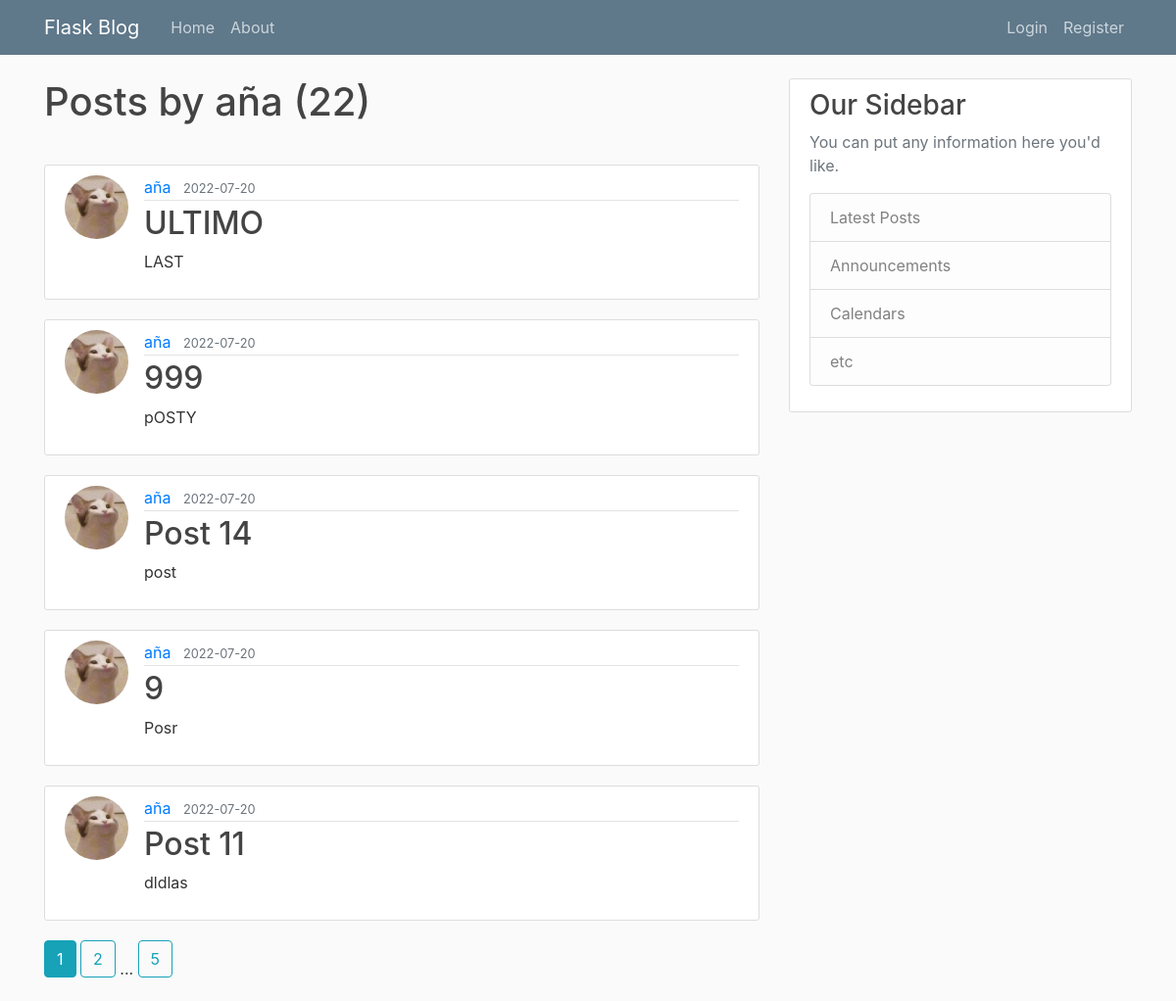
Page /user/aña on the committed database.
### flaskBlog/models.py (models this page shows, shortened)
class User(db.Model , UserMixin):
    id = db.Column(db.Integer, primary_key=True)
    username = db.Column(db.String(20), unique=True, nullable=False)
    email = db.Column(db.String(120), unique=True, nullable=False)
    image_file = db.Column(db.String(20), nullable=False, default='default.jpg')
    password = db.Column(db.String(60), nullable=False)
    posts = db.relationship('Post', backref='author', lazy=True)

class Post(db.Model):
    id = db.Column(db.Integer, primary_key=True)
    title = db.Column(db.String(100), nullable=False)
    date_posted = db.Column(db.DateTime, nullable=False, default=datetime.utcnow)
    content = db.Column(db.Text, nullable=False)
    user_id = db.Column(db.Integer, db.ForeignKey('user.id'), nullable=False)

### flaskBlog/users/routes.py (the view)
@users.route("/user/<string:username>")
def user_posts(username):
	page  =request.args.get('page', 1, type = int)
	user = User.query.filter_by(username= username).first_or_404()
	posts = Post.query.filter_by(author=user).order_by(Post.date_posted.desc()).paginate(page= page , per_page= 5)
	return render_template("user_posts.html",posts=posts , user= user)

### flaskBlog/Templates/user_posts.html
{% extends "layout.html" %}
{% block content %}
	<h1 class="mb-3">Posts by {{user.username}} ({{posts.total}})</h1>
	<br>
	{% for post in posts.items %}
        <article class="media content-section">
          <img class="rounded-circle article-img" src="{{ url_for( 'static' , filename='profile_pics/' + post.author.image_file)}}">
          <div class="media-body">
            <div class="article-metadata">
              <a class="mr-2" href="{{url_for('users.user_posts', username= post.author.username)}}">{{ post.author.username }}</a>
              <small class="text-muted">{{ post.date_posted.strftime('%Y-%m-%d') }}</small>
            </div>
            <h2><a class="article-title" href="{{url_for('posts.post', post_id= post.id)}}">{{ post.title }}</a></h2>
            <p class="article-content">{{ post.content }}</p>
          </div>
        </article>
	{% endfor %}
  {% for page_num in posts.iter_pages(left_edge=1 , right_edge =1, left_current=1 , right_current=2 )%}
    {% if page_num %}
      {% if posts.page == page_num %}
        <a class = "btn btn-info mb-4"href="{{url_for('users.user_posts',username = user.username, page=page_num)}}">{{page_num}}</a>
      {% else %}
         <a class = "btn btn-outline-info mb-4"href="{{url_for('users.user_posts',username = user.username, page=page_num)}}">{{page_num}}</a>
      {% endif%}
    {% else %}
      ...
    {% endif%}
  {% endfor %}
{% endblock content %}

### flaskBlog/static/main.css (style rules this page uses)
body { background: #fafafa; color: #333333; margin-top: 5rem; }
h1, h2, h3, h4, h5, h6 { color: #444444; }
.content-section { background: #ffffff; padding: 10px 20px; border: 1px solid #dddddd; border-radius: 3px; margin-bottom: 20px; }
.article-title { color: #444444; }
.article-content { white-space: pre-line; }
.article-img { height: 65px; width: 65px; margin-right: 16px; }
.article-metadata { padding-bottom: 1px; margin-bottom: 4px; border-bottom: 1px solid #e3e3e3 }

### rows in the picture
User: username "aña"
Post: image_file (placeholder picture), author.username "aña", date_posted "2022-07-20", title "ULTIMO", content "LAST"
Post: image_file (placeholder picture), author.username "aña", date_posted "2022-07-20", title "999", content "pOSTY"
Post: image_file (placeholder picture), author.username "aña", date_posted "2022-07-20", title "Post 14", content "post"
Post: image_file (placeholder picture), author.username "aña", date_posted "2022-07-20", title "9", content "Posr"
Post: image_file (placeholder picture), author.username "aña", date_posted "2022-07-20", title "Post 11", content "dldlas"

### other values in the picture
{{ posts.total }} "22"
{{ page_num }} "1"
{{ page_num }} "2" "5"
